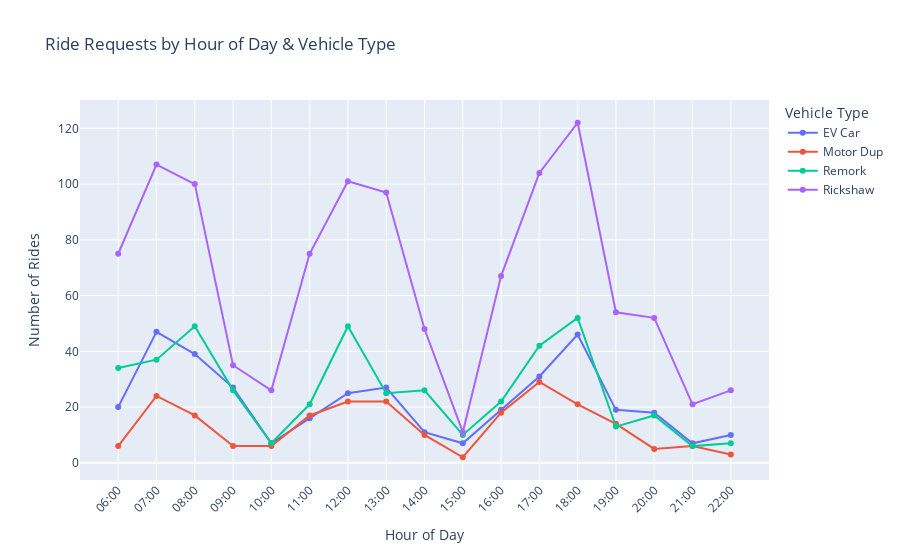

Source (notebook cell):
### Code cell
# Line Series of Ride Requests by Hour of Day & Vehicle Type (Plotly)
import plotly.graph_objects as go

# Extract hour from request_time and filter 6:00 - 23:00
data_line = data.copy()
data_line['hour'] = pd.to_datetime(data_line['request_time']).dt.hour
data_line = data_line[data_line['hour'] >= 6]

# Group by hour AND vehicle type
trip_by_hour_vehicle = data_line.groupby(['hour', 'vehicle_type'])['trip_id'].count().reset_index()
trip_by_hour_vehicle.columns = ['hour', 'vehicle_type', 'count']

fig = go.Figure()

for vehicle in trip_by_hour_vehicle['vehicle_type'].unique():
    df_v = trip_by_hour_vehicle[trip_by_hour_vehicle['vehicle_type'] == vehicle]

    fig.add_trace(go.Scatter(
        x       = [f"{h:02d}:00" for h in df_v['hour']],
        y       = df_v['count'],
        mode    = 'lines+markers',
        marker  = dict(size=6),
        line    = dict(width=2),
        name    = vehicle,
    ))

fig.update_layout(
    title  = 'Ride Requests by Hour of Day & Vehicle Type',
    xaxis  = dict(
        title     = 'Hour of Day',
        tickangle = -45,
    ),
    yaxis  = dict(title = 'Number of Rides'),
    legend = dict(title = 'Vehicle Type'),
)

fig.show()

### Figure 1 — Plotly figure (JSON) as saved in the notebook; plotly's stock layout.template omitted (floating-point values rounded to 4 significant figures)
{"data": [{"line": {"width": 2}, "marker": {"size": 6}, "mode": "lines+markers", "name": "EV Car", "type": "scatter", "x": ["06:00", "07:00", "08:00", "09:00", "10:00", "11:00", "12:00", "13:00", "14:00", "15:00", "16:00", "17:00", "18:00", "19:00", "20:00", "21:00", "22:00"], "y": [20, 47, 39, 27, 7, 16, 25, 27, 11, 7, 19, 31, 46, 19, 18, 7, 10]}, {"line": {"width": 2}, "marker": {"size": 6}, "mode": "lines+markers", "name": "Motor Dup", "type": "scatter", "x": ["06:00", "07:00", "08:00", "09:00", "10:00", "11:00", "12:00", "13:00", "14:00", "15:00", "16:00", "17:00", "18:00", "19:00", "20:00", "21:00", "22:00"], "y": [6, 24, 17, 6, 6, 17, 22, 22, 10, 2, 18, 29, 21, 14, 5, 6, 3]}, {"line": {"width": 2}, "marker": {"size": 6}, "mode": "lines+markers", "name": "Remork", "type": "scatter", "x": ["06:00", "07:00", "08:00", "09:00", "10:00", "11:00", "12:00", "13:00", "14:00", "15:00", "16:00", "17:00", "18:00", "19:00", "20:00", "21:00", "22:00"], "y": [34, 37, 49, 26, 7, 21, 49, 25, 26, 10, 22, 42, 52, 13, 17, 6, 7]}, {"line": {"width": 2}, "marker": {"size": 6}, "mode": "lines+markers", "name": "Rickshaw", "type": "scatter", "x": ["06:00", "07:00", "08:00", "09:00", "10:00", "11:00", "12:00", "13:00", "14:00", "15:00", "16:00", "17:00", "18:00", "19:00", "20:00", "21:00", "22:00"], "y": [75, 107, 100, 35, 26, 75, 101, 97, 48, 11, 67, 104, 122, 54, 52, 21, 26]}], "layout": {"legend": {"title": {"text": "Vehicle Type"}}, "title": {"text": "Ride Requests by Hour of Day & Vehicle Type"}, "xaxis": {"tickangle": -45, "title": {"text": "Hour of Day"}}, "yaxis": {"title": {"text": "Number of Rides"}}}}
